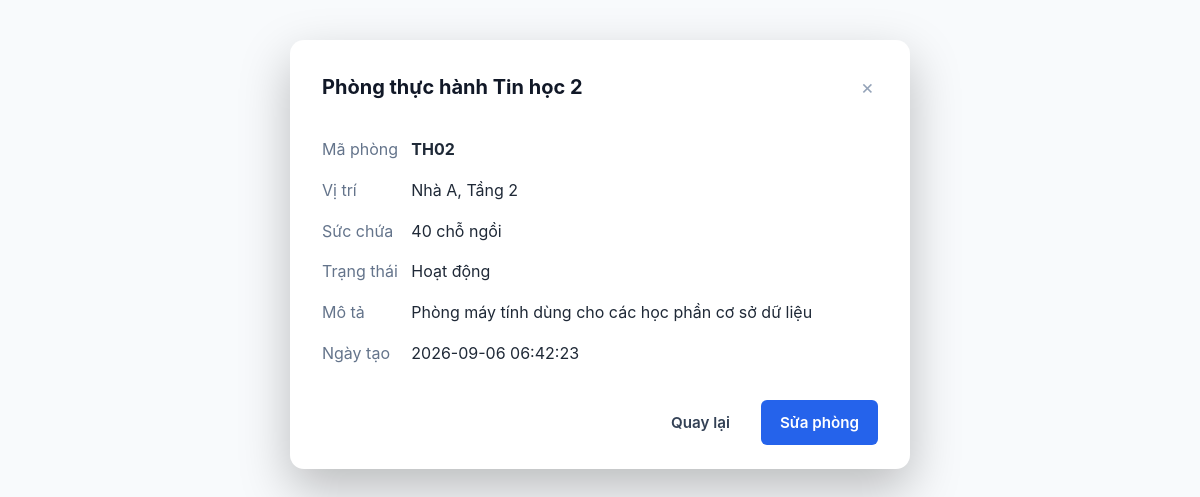
Page /rooms/list.php?id=2 on the committed database.
### tables this page shows
CREATE TABLE `rooms` (
    `id`          INT UNSIGNED AUTO_INCREMENT PRIMARY KEY,
    `ma_phong`    VARCHAR(20)  NOT NULL COMMENT 'VD: TH01',
    `ten_phong`   VARCHAR(100) NOT NULL,
    `vi_tri`      VARCHAR(150) NOT NULL COMMENT 'Toà nhà, tầng',
    `suc_chua`    INT UNSIGNED NOT NULL,
    `trang_thai`  ENUM('available','maintenance','closed') NOT NULL DEFAULT 'available',
    `mo_ta`       TEXT NULL,
    `created_at`  DATETIME NOT NULL DEFAULT CURRENT_TIMESTAMP,
    `updated_at`  DATETIME NOT NULL DEFAULT CURRENT_TIMESTAMP ON UPDATE CURRENT_TIMESTAMP,
    UNIQUE KEY `uq_rooms_ma_phong` (`ma_phong`),
    KEY `idx_rooms_trang_thai` (`trang_thai`),
    CONSTRAINT `chk_rooms_suc_chua` CHECK (`suc_chua` > 0)
);

### models/Phong.php (called while the page is built, shortened)
<?php
class Phong
{
    private PDO $pdo;
    public function __construct(PDO $pdo)
    {
        $this->pdo = $pdo;
    }
    public function getById(int $id): array|false
    {
        $stmt = $this->pdo->prepare("SELECT * FROM rooms WHERE id = :id");
        $stmt->execute(['id' => $id]);
        return $stmt->fetch();
    }
}

### rooms/list.php (the view, shortened to what this page needs)
<?php
require_once __DIR__ . '/../config/database.php';
require_once __DIR__ . '/../models/Phong.php';
$phongModel = new Phong($pdo);
$id = (int)($_GET['id'] ?? 0);
$phong = $phongModel->getById($id);
$nhanTrangThai = [
    'available'   => 'Hoạt động',
    'maintenance' => 'Bảo trì',
    'closed'      => 'Đã đóng',
];
?>
<!DOCTYPE html>
<html lang="vi">
<head>
    <link rel="stylesheet" href="../../assets/css/style.css">
</head>
<body>
<div class="modal-box" style="margin:40px auto;">
    <div class="modal-header">
        <h2><?= htmlspecialchars($phong['ten_phong']) ?></h2>
        <a href="index.php" class="modal-close">&times;</a>
    </div>
    <table style="width:100%; border-collapse:collapse;">
        <tr>
            <td style="padding:8px 0; color:#64748b;">Mã phòng</td>
            <td><b><?= htmlspecialchars($phong['ma_phong']) ?></b></td>
        </tr>
        <tr>
            <td style="padding:8px 0; color:#64748b;">Vị trí</td>
            <td><?= htmlspecialchars($phong['vi_tri']) ?></td>
        </tr>
        <tr>
            <td style="padding:8px 0; color:#64748b;">Sức chứa</td>
            <td><?= (int)$phong['suc_chua'] ?> chỗ ngồi</td>
        </tr>
        <tr>
            <td style="padding:8px 0; color:#64748b;">Trạng thái</td>
            <td><?= $nhanTrangThai[$phong['trang_thai']] ?? $phong['trang_thai'] ?></td>
        </tr>
        <tr>
            <td style="padding:8px 0; color:#64748b;">Mô tả</td>
            <td><?= nl2br(htmlspecialchars($phong['mo_ta'] ?? '(không có)')) ?></td>
        </tr>
        <tr>
            <td style="padding:8px 0; color:#64748b;">Ngày tạo</td>
            <td><?= htmlspecialchars($phong['created_at']) ?></td>
        </tr>
    </table>
    <div class="modal-footer">
        <a href="index.php" class="btn btn-cancel">Quay lại</a>
        <a href="edit.php?id=<?= $phong['id'] ?>" class="btn btn-primary">Sửa phòng</a>
    </div>
</div>
</body>
</html>

### assets/css/style.css (style rules this page uses)
* { box-sizing: border-box; }
body { font-family: -apple-system, BlinkMacSystemFont, "Segoe UI", Roboto, Helvetica, Arial, sans-serif; background: #f7f8fa; margin: 0; color: #0f172a; }
a { text-decoration: none; color: inherit; }
.btn { padding: 9px 16px; border-radius: 9px; font-size: 13.5px; font-weight: 600; cursor: pointer; border: 1px solid transparent; display: inline-flex; align-items: center; justify-content: center; gap: 6px; flex: 1; transition: background .15s, border-color .15s; }
.modal-box { background: #fff; width: 100%; max-width: 620px; max-height: 92vh; overflow-y: auto; border-radius: 14px; padding: 28px 32px 24px; box-shadow: 0 20px 50px rgba(0,0,0,0.25); }
.modal-header { display: flex; align-items: center; justify-content: space-between; margin-bottom: 22px; }
.modal-header h2 { margin: 0; font-size: 20px; font-weight: 700; }
.modal-close { background: none; border: none; font-size: 20px; color: #94a3b8; cursor: pointer; padding: 4px; }
.modal-footer { display: flex; justify-content: flex-end; gap: 12px; margin-top: 26px; }
.btn-cancel { background: #fff; border: 1px solid #e2e8f0; color: #334155; padding: 11px 22px; border-radius: 9px; font-weight: 600; flex: none; }
.btn-primary { background: #2563eb; color: #fff; padding: 11px 22px; border-radius: 9px; font-weight: 600; flex: none; border: none; }
:root { --color-primary: #2563eb; --color-primary-dark: #1d4ed8; --color-primary-light: #dbeafe; --color-success: #16a34a; --color-success-bg: #dcfce7; --color-error: #dc2626; --color-error-bg: #fee2e2; --color-info: #0891b2; --color-info-bg: #cffafe; --color-warning: #d97706; --color-warning-bg: #fef3c7; --color-text: #1f2937; --color-text-muted: #6b7280; --color-border: #e5e7eb; --color-bg: #f8fafc; --color-surface: #ffffff; --radius-sm: 6px; --radius-md: 10px; --radius-lg: 16px; --shadow-sm: 0 1px 2px rgba(15, 23, 42, 0.06); --shadow-md: 0 8px 24px rgba(15, 23, 42, 0.08); --shadow-lg: 0 20px 48px rgba(15, 23, 42, 0.14); --font-sans: -apple-system, BlinkMacSystemFont, "Segoe UI", Roboto, "Helvetica Neue", Arial, sans-serif; }
html, body { margin: 0; padding: 0; }
body { font-family: var(--font-sans); color: var(--color-text); background: var(--color-bg); line-height: 1.55; -webkit-font-smoothing: antialiased; }
a { color: var(--color-primary); text-decoration: none; }
h1, h2, h3, h4 { line-height: 1.25; margin: 0 0 .6em; color: #111827; }
h2 { font-size: 1.35rem; }
.btn { display: inline-flex; align-items: center; justify-content: center; gap: 6px; padding: 10px 18px; border-radius: var(--radius-sm); border: 1px solid transparent; font-size: .95rem; font-weight: 600; cursor: pointer; transition: background .15s ease, box-shadow .15s ease, transform .05s ease; text-decoration: none; }
.btn-primary { background: var(--color-primary); color: #fff; }

### rows in the picture
rooms: ten_phong "Phòng thực hành Tin học 2", ma_phong "TH02", vi_tri "Nhà A, Tầng 2", suc_chua "40", trang_thai "Hoạt động", mo_ta "Phòng máy tính dùng cho các học phần cơ sở dữ liệu", created_at "2026-09-06 06:42:23"
